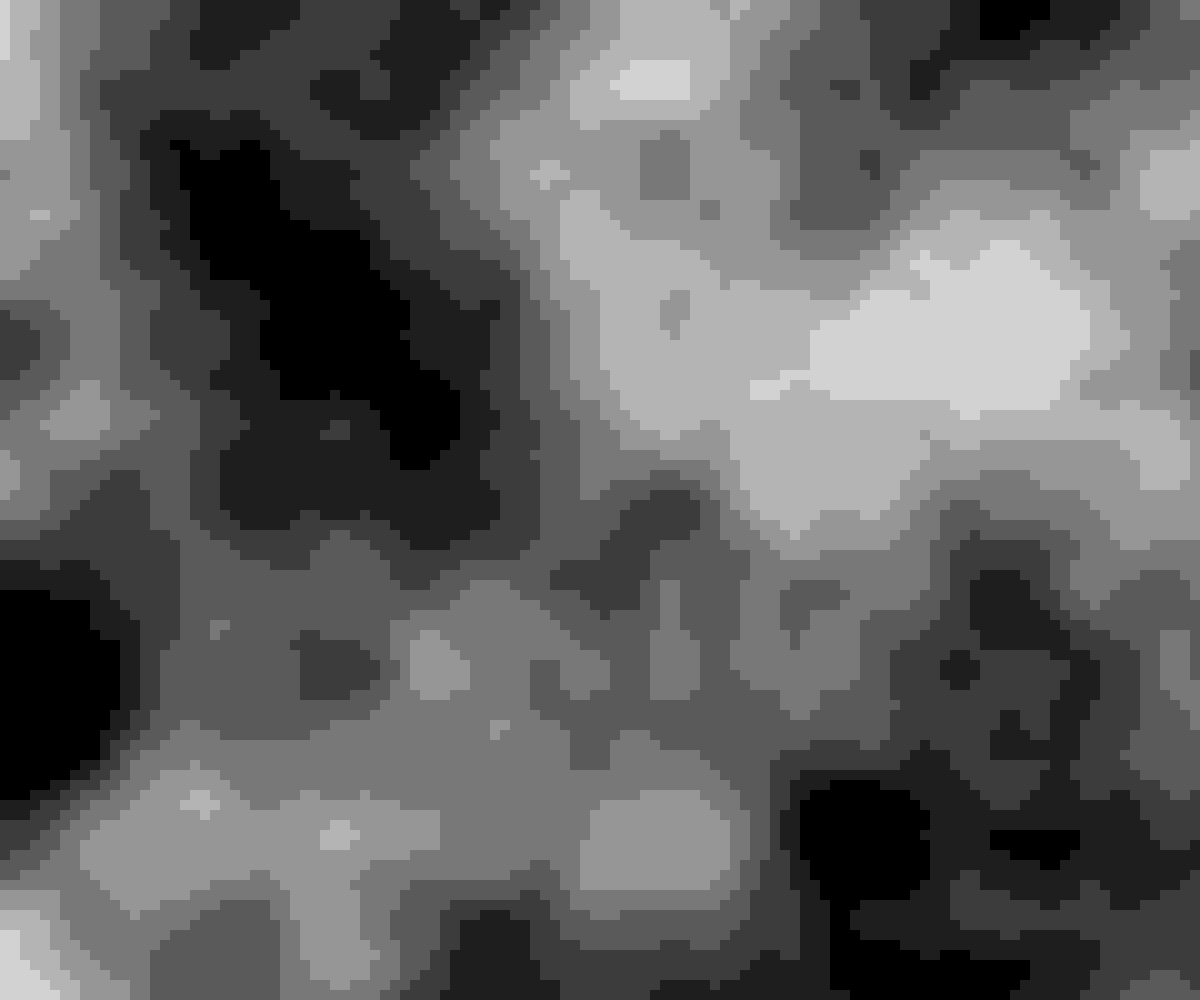
Frame 1 (no input)
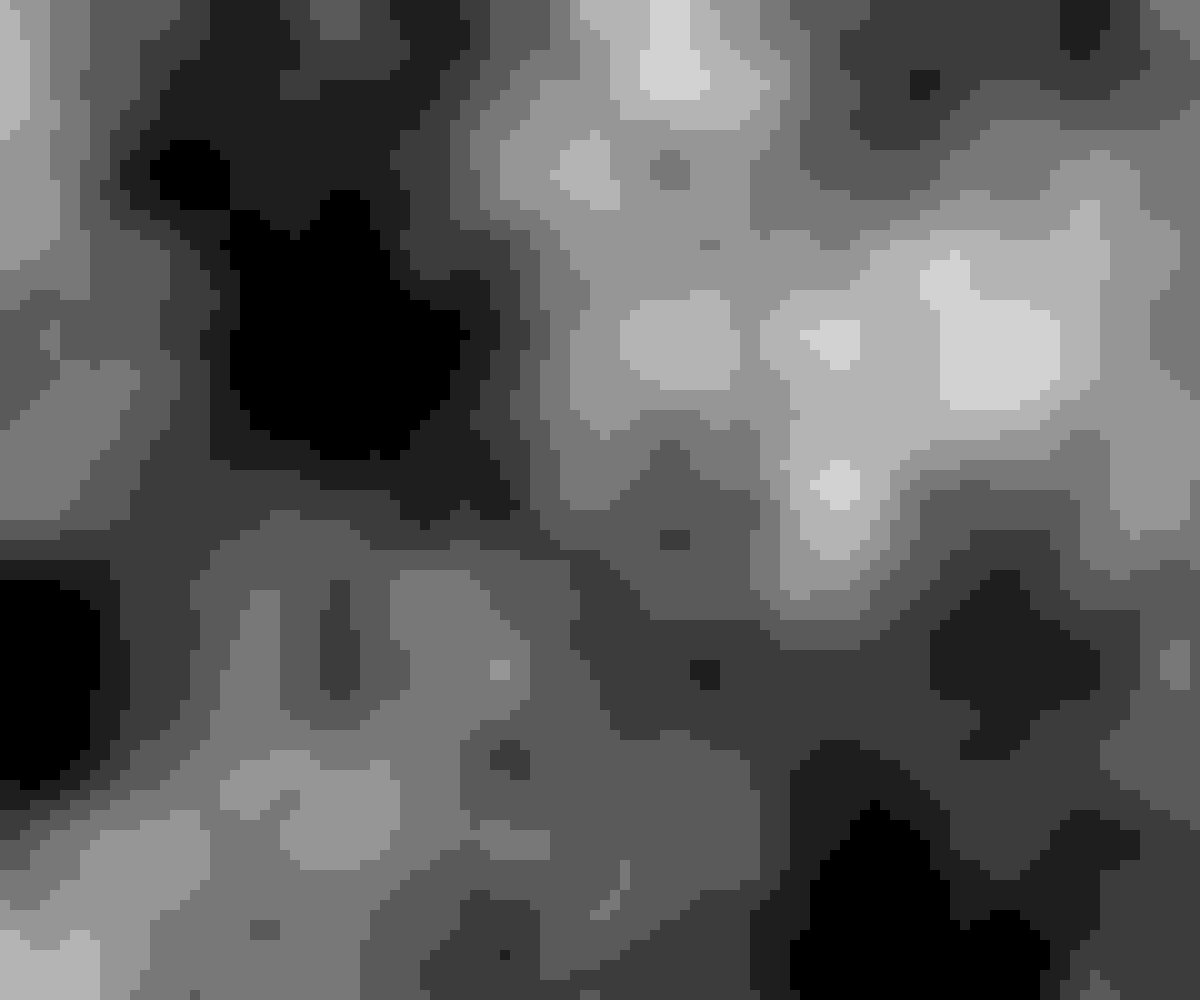
Frame 60 (no input)
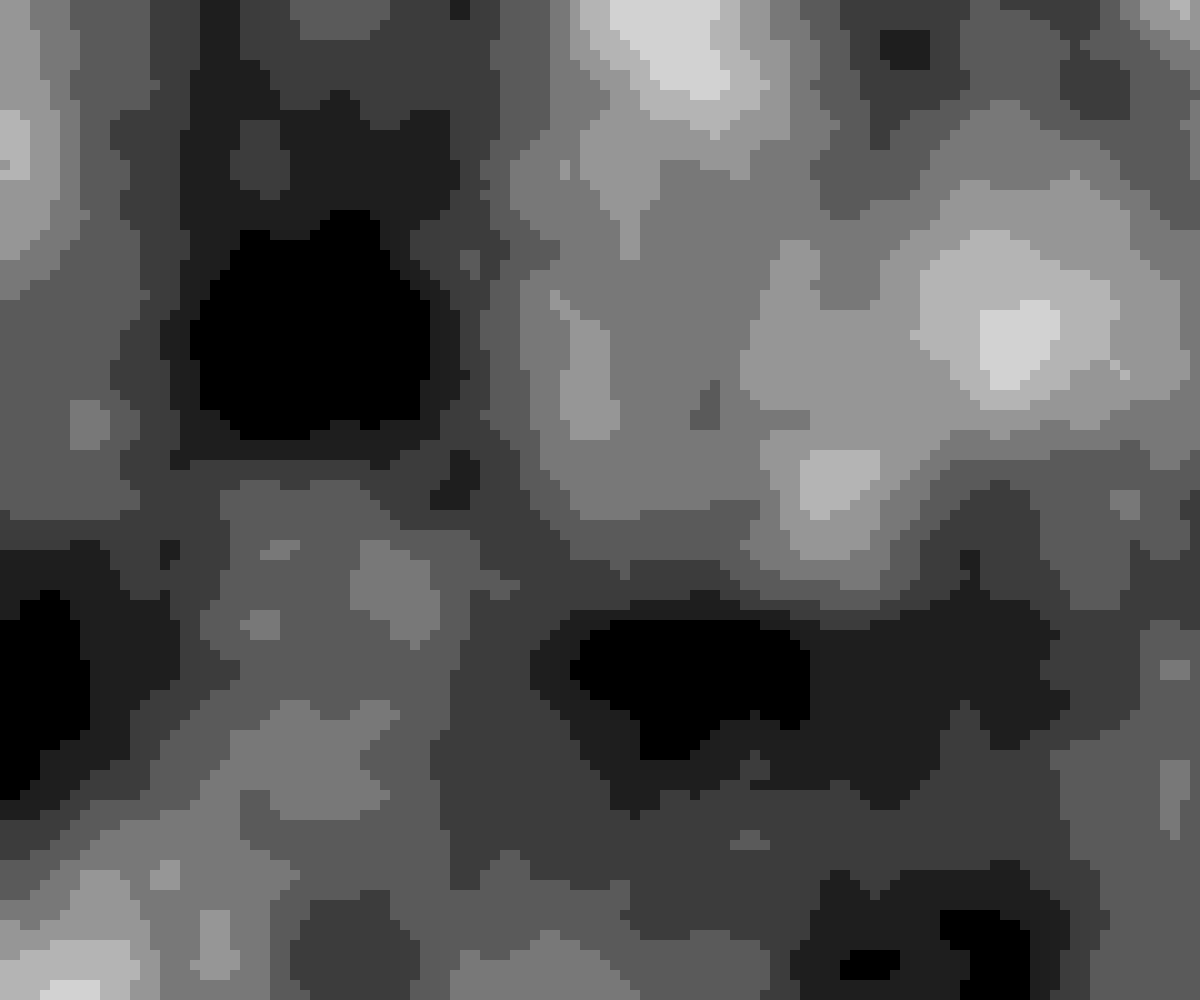
Frame 120 (the mouse pressed at the canvas centre since frame 60)

The p5.js sketch that drew these frames (run headless with seeded random() and noise() and a simulated clock; from frame 60 on, the mouse is pressed at the canvas centre):

// p5.js sketch
// ── sketch.js
const gridSize = 10;
const noiseScale = .003;
let time = 0;
const timeScale = .003;
const uniformNoise = (x,y,z) => 2*noise(x,y,z)-.5;
const stepify = (n,step) => floor(n/step)*step;

function setup() {
  createCanvas(innerWidth, innerHeight);
  noStroke();
}

function draw() {
  time += 1;
  for(let x=0;x<width;x+=gridSize) {
    for(let y=0;y<height;y+=gridSize) {
      const chance = uniformNoise(x*noiseScale, y*noiseScale, time*timeScale);
      fill(stepify(chance * 255,30));
      square(x,y,gridSize);
    }
  }
}
